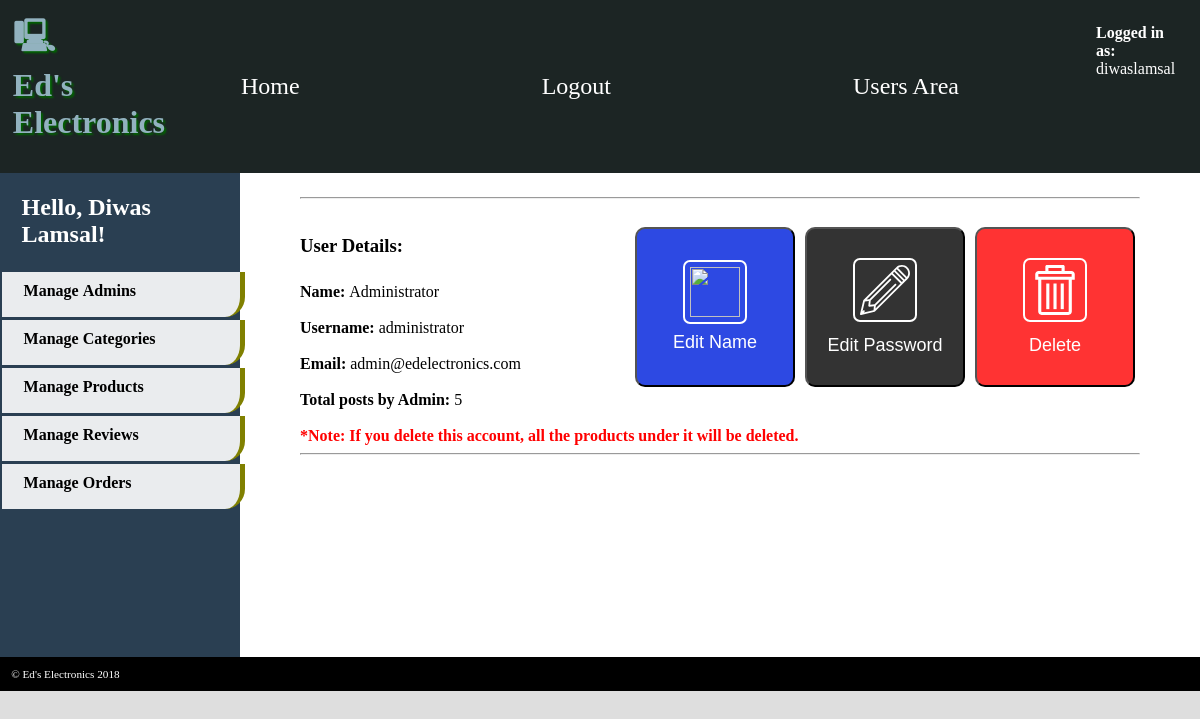
Page /Assignment/Admin/Admins/viewadministrators.php?edit=24 (signed in) on the committed database.
### tables this page shows
CREATE TABLE `users` (
  `user_id` int(5) NOT NULL,
  `fullname` varchar(255) NOT NULL,
  `username` varchar(50) NOT NULL,
  `email` varchar(255) NOT NULL,
  `password` varchar(255) NOT NULL,
  `type` varchar(10) NOT NULL DEFAULT 'customer',
  `notifications` varchar(10) NOT NULL
);

### Assignment/Admin/Admins/viewadministrators.php (the view)
<?php require '../Divisions/adminheader.php';?>
<?php
  if(isset($_GET['edit'])){
    $stmt = $pdo->prepare('SELECT * FROM users WHERE user_id = :user_id');
    $arr = ['user_id'=>$_GET['edit']];
    $stmt->execute($arr);
    $user = $stmt->fetch();
    $stmt = $pdo->prepare('SELECT users.user_id, COUNT(products.user_id) AS NumberOfProducts
                            FROM users
                            INNER JOIN products ON
                            users.user_id = products.user_id
                            GROUP BY products.user_id
                            HAVING products.user_id = :user_id');
    $stmt->execute($arr);
    $admin = $stmt->fetch();
  if(isset($_GET['action'])){
    if($_GET['action']=="delete"){
      header('Location: ./deleteadmin.php?user='.$user['user_id']);
    }
    if($_GET['action']=="edit"){
      if(isset($_POST['submitname'])){
        $update = $pdo->prepare('UPDATE users SET fullname = :fullname WHERE user_id = :user_id');
        $criteria = [
          'fullname'=>$_POST['fullname'],
          'user_id'=>$user['user_id']
        ];
        if($update->execute($criteria)){
          echo '<h3>Succesfully edited fullname from '.$user['fullname'].' to '.$_POST['fullname'].'.</h3><br><br>';
          echo '<h3><a href = "./manageadministrators.php">Click here to return to view latest list of administrators</a>
          <h3><br><br><br><hr>';
        }
        else{
          echo 'Error! Could not change fullname from '.$user['fullname'].' to '.$_POST['fullname'].'.';
        }
      }
      else{
        echo '<b>Enter new name for '.$user['fullname'].'</b><br><br>';
?>
  <form method = "POST" action = "viewadministrators.php?edit=<?php echo $_GET['edit'];?>&action=edit">
    <label for = "fullname">Full Name:</label>
    <input type = "text" name = "fullname" placeholder="Full Name" required>
    <input type = "submit" value = "Submit" name = "submitname">
  </form>
<?php
      }
    }
    if($_GET['action']=="password"){
      $passverification = '<p style="font-size: 15px; color: red; clear: left;"></p>';
      if(isset($_POST['submitpassword'])){
        if(password_verify( $_POST['oldpassword'], $user['password'])){
          $update = $pdo->prepare('UPDATE users SET password = :password WHERE user_id = :user_id');
          $criteria = [
            'password'=>password_hash($_POST['newpassword'], PASSWORD_DEFAULT),
            'user_id'=>$user['user_id']
          ];
          if($update->execute($criteria)){
            echo '<h3>Succesfully edited password. </h3><br><br>';
            echo '<h3><a href = "./manageadministrators.php">Click here to return to view latest list of administrators</a>
            <h3><br><br><br><hr>';
          }
          else{
            echo 'Error! Could not change password.';
          }
        }
        else{
          $passverification = '<p style = "color:red; font-size: 15px; clear: left;">Error! Incorrect old password</p>';
          require'../../Divisions/passchangeform.php';
        }
    }
    else{
?>
<?php require'../../Divisions/passchangeform.php';?>
<?php
    }
  }
}
  else{
?>
<hr><br>
<a href = "./viewadministrators.php?<?php echo 'edit='.$user['user_id'].'&action=delete';?>">
  <button class = "viewButton deleteButton"><img src = "../Images/rubbish-bin.svg" class = "btnImg"><br>Delete</button>
</a>
<a href = "./viewadministrators.php?<?php echo 'edit='.$user['user_id'].'&action=password';?>">
  <button class = "viewButton editPasswordButton"><img src = "../Images/149307.svg" class = "btnImg"><br>Edit Password</button>
</a>
<a href = "./viewadministrators.php?<?php echo 'edit='.$user['user_id'].'&action=edit';?>">
  <button class = "viewButton editButton"><img src = "../Images/resume.svg" class = "btnImg"><br>Edit Name</button>
</a>
<br>
  <h3>User Details: </h3><br>
  <p>
    <b>Name: </b><?php echo $user['fullname'];?><br><br>
    <b>Username: </b><?php echo $user['username'];?><br><br>
    <b>Email: </b><?php echo $user['email'];?><br><br>
    <b>Total posts by Admin: </b><?php if($admin['NumberOfProducts']=="")echo"0"; else echo $admin['NumberOfProducts'];?><br><br>
<?php if($admin['NumberOfProducts']>0){?>
    <b style = "color: red;">*Note: If you delete this account, all the products under it will be deleted.</b>
<?php }
      else{
        ?>
    <b style = "color: green;">Deleting this account will not delete any products.</b>
<?php }
?>
  </p>
<hr>
 <?php
  }
}
else{
  echo '<h1>Error! You should not be on this page!</h1>';
  echo '<h3><a href = "./manageadministrators.php">Click here view latest list of administrators</a>
  <h3><br><br><br><hr>';
}
  require '../Divisions/adminsidebar.php';
  require '../../Divisions/footer.php';
 ?>

### Assignment/Admin/Divisions/adminheader.php (shortened to what this page needs)
<?php
  $server = 'localhost';
  $username = 'root';
  $password = '';
  $schema = 'diwas_assignment';
  $pdo = new PDO('mysql:dbname=' . $schema . ';host=' . $server, $username, $password,
								  [PDO::ATTR_ERRMODE => PDO::ERRMODE_EXCEPTION]);
  if(isset($_SESSION['loggedin'])){
		$user = $pdo->prepare('SELECT * FROM users WHERE user_id = :user_id');
    $criteria=[
      'user_id'=>$_SESSION['loggedin']
    ];
    $user->execute($criteria);
    $loggedin = $user->fetch();
  }
?>
<!doctype html>
<html>
	<head>
		<link rel="stylesheet" href="../../Style/electronics.css" type="text/css"/>
    <link rel="stylesheet" href="../Divisions/adminstyle.css" type="text/css"/>
	</head>
	<body>
		<header>
			<h1>Ed's Electronics</h1>
			<ul>
				<li><a href="../Dashboard">Home</a></li>
        <li> <a href = "../../logout.php">Logout</a></li>
        <li><a href = "../../" target= "_blank">Users Area</a></li>
			</ul>
			<address>
				<p><?php
          if(isset($_SESSION['loggedin'])){
            echo'<b>Logged in as:</b> '.$loggedin['username'];
          }?>
			</address>
		</header>
    <main>

### Assignment/Admin/Divisions/adminsidebar.php
</main>
		<aside>
      <div class = "adminSidebar">
        <h1>Hello, <?php if(isset($_SESSION['loggedin']))echo $loggedin['fullname'];?>!</h1>
        <div class = "sidebaroption manageAdmin">
          <a href = "../Admins/manageadministrators.php">Manage&nbsp;Admins</a>
        </div>
        <div class = "sidebaroption manageCategories">
          <a href = "../Categories/managecategories.php">Manage&nbsp;Categories</a>
        </div>
        <div class = "sidebaroption manageProducts">
          <a href = "../Products/manageproducts.php">Manage&nbsp;Products</a>
        </div>
        <div class = "sidebaroption manageReviews">
          <a href = "../Reviews/managereviews.php">Manage&nbsp;Reviews</a>
        </div>
				<div class = "sidebaroption manageOrders">
          <a href = "../Orders/manageorders.php">Manage&nbsp;Orders</a>
        </div>
      </div>
		</aside>

### Assignment/Style/electronics.css (style rules this page uses)
* { margin: 0; padding: 0; }
body { background-color: #DEDEDE; font-family: 'Oxygen-Regular'; display: grid; grid-template-columns: 10% 70% 20%; grid-template-rows: auto; grid-template-areas: "header header header" "img img aside" "main main aside" "footer footer footer"; }
h1 { font-family: 'Audiowide', cursive; margin: 0.4em; }
header h1:before { content: "\1F5B3"; font-family: 'hack'; padding-right: 0.4em; }
header h1 { color: #92B2BF; text-shadow: 2px 2px 2px darkgreen; }
header a { color: white; text-decoration: none; }
header address { float: right; color: white; font-style: normal; padding: 1em; }
main { min-height: 60vh; grid-area: main; padding: 5vw; background-color: white; padding-top: 2vw; }
header { background-color: #1C2524; grid-area: header; }
main h1, main a { color: #92B2BF; }
aside { background-color: #2A3F52; min-height: 20px; grid-area: aside; padding: 1vw; color: white; }
aside a { color: #333; text-decoration: none }
header { display: grid; grid-template-columns: 10% 80% 10%; }
header ul { align-self: center; display: grid; grid-template-columns: auto auto auto; grid-template-rows: auto; color: white; list-style-type: none; }
header > ul > li { font-size: 1.5em; cursor: pointer; text-align: center; }
h1 { font-weight: bold; margin-bottom: 1em; }
p { margin-top: 0.5em; margin-bottom: 0.5em; }

### Assignment/Admin/Divisions/adminstyle.css (style rules this page uses)
* { margin: 0; padding: 0; }
body { background-color: #DEDEDE; font-family: 'Oxygen-Regular'; display: grid; grid-template-columns: 20% 70% 10%; grid-template-rows: auto; grid-template-areas: "header header header" "aside img img" "aside main main" "footer footer footer"; }
main { min-height: 50vh; }
.adminSidebar .sidebaroption { height: 35px; width: 100%; padding-left: 10%; padding-top: 10px; margin-left: -10px; margin-bottom: 3px; background: rgba(255, 255, 255, 0.9); border-right: 5px solid olive; border-bottom-right-radius: 20px; display: flex; transition: .2s; font-weight: bold; }
.adminSidebar .sidebaroption a { flex: 1; padding-top: 10px; margin-top: -10px; padding-left: 20px; margin-left: -20px; height: 100%; text-decoration: none; color: black; }
.viewButton { font-size: 18px; color: white; float: right; cursor: pointer; transition: .1s; padding: 20px; margin: 5px; margin-top: 10px; width: 160px; height: 160px; background: black; border-radius: 10px; }
.editButton { background: #2D49E3; }
.editPasswordButton { background: rgba(0, 0, 0, 0.8); }
.deleteButton { background: rgba(255, 0, 0, 0.8); }
.btnImg { border-radius: 7px; border: 2px solid white; padding: 5px; margin: auto; margin-bottom: 8px; height: 50px; width: 50px; }

### rows in the picture
users: username "diwaslamsal", fullname "Diwas Lamsal"
users: fullname "Administrator", username "administrator", email "admin@edelectronics.com"

### other values in the picture
$admin['NumberOfProducts'] "5"
